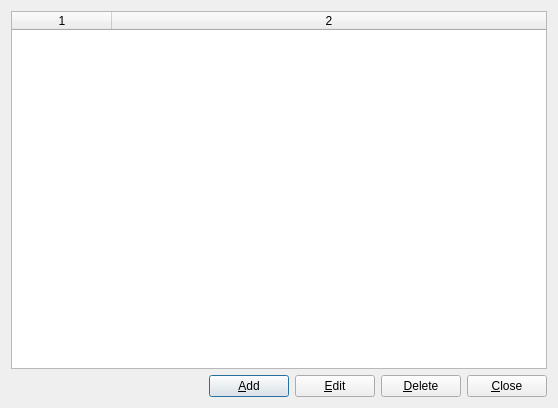
<?xml version="1.0" encoding="UTF-8"?>
<ui version="4.0">
 <class>manageItemStoreFormClass</class>
 <widget class="QDialog" name="manageItemStoreFormClass">
  <property name="geometry">
   <rect>
    <x>0</x>
    <y>0</y>
    <width>558</width>
    <height>408</height>
   </rect>
  </property>
  <property name="maximumSize">
   <size>
    <width>16777215</width>
    <height>16777215</height>
   </size>
  </property>
  <property name="windowTitle">
   <string>Manage Item Store</string>
  </property>
  <layout class="QVBoxLayout" name="verticalLayout">
   <item>
    <widget class="QTableWidget" name="tableWidgetItem">
     <property name="editTriggers">
      <set>QAbstractItemView::NoEditTriggers</set>
     </property>
     <property name="tabKeyNavigation">
      <bool>true</bool>
     </property>
     <property name="showDropIndicator" stdset="0">
      <bool>true</bool>
     </property>
     <property name="selectionMode">
      <enum>QAbstractItemView::SingleSelection</enum>
     </property>
     <property name="selectionBehavior">
      <enum>QAbstractItemView::SelectRows</enum>
     </property>
     <property name="columnCount">
      <number>2</number>
     </property>
     <attribute name="horizontalHeaderStretchLastSection">
      <bool>true</bool>
     </attribute>
     <attribute name="verticalHeaderVisible">
      <bool>false</bool>
     </attribute>
     <column/>
     <column/>
    </widget>
   </item>
   <item>
    <layout class="QHBoxLayout" name="horizontalLayout">
     <item>
      <spacer name="horizontalSpacer">
       <property name="orientation">
        <enum>Qt::Horizontal</enum>
       </property>
       <property name="sizeHint" stdset="0">
        <size>
         <width>40</width>
         <height>20</height>
        </size>
       </property>
      </spacer>
     </item>
     <item>
      <widget class="QPushButton" name="pushButtonAdd">
       <property name="text">
        <string>&amp;Add</string>
       </property>
       <property name="icon">
        <iconset resource="../res/global.qrc">
         <normaloff>:/commonEditor.UI/res/gtk-add.svg</normaloff>:/commonEditor.UI/res/gtk-add.svg</iconset>
       </property>
      </widget>
     </item>
     <item>
      <widget class="QPushButton" name="pushButtonEdit">
       <property name="text">
        <string>&amp;Edit</string>
       </property>
       <property name="icon">
        <iconset resource="../res/global.qrc">
         <normaloff>:/commonEditor.UI/res/gtk-edit.svg</normaloff>:/commonEditor.UI/res/gtk-edit.svg</iconset>
       </property>
      </widget>
     </item>
     <item>
      <widget class="QPushButton" name="pushButtonDelete">
       <property name="text">
        <string>&amp;Delete</string>
       </property>
       <property name="icon">
        <iconset resource="../res/global.qrc">
         <normaloff>:/commonEditor.UI/res/gtk-delete.svg</normaloff>:/commonEditor.UI/res/gtk-delete.svg</iconset>
       </property>
      </widget>
     </item>
     <item>
      <widget class="QPushButton" name="pushButtonClose">
       <property name="text">
        <string>&amp;Close</string>
       </property>
      </widget>
     </item>
    </layout>
   </item>
  </layout>
 </widget>
 <tabstops>
  <tabstop>tableWidgetItem</tabstop>
  <tabstop>pushButtonAdd</tabstop>
  <tabstop>pushButtonEdit</tabstop>
  <tabstop>pushButtonDelete</tabstop>
  <tabstop>pushButtonClose</tabstop>
 </tabstops>
 <resources>
  <include location="../res/global.qrc"/>
 </resources>
 <connections/>
</ui>
